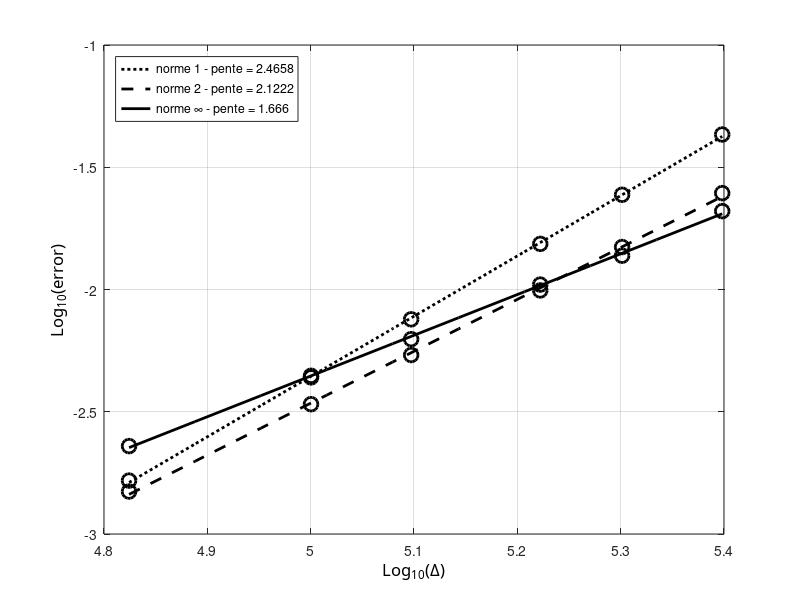

This chart was generated by the following MATLAB code:
clc; clear all; close all;

radius=6371220;
N=[40 50 60 80 100 150];
dx=2*pi*radius./(4*N);
% e1=[3.7638e-2 2.1323e-2 1.3546e-2 6.6905e-3 3.9119e-3 1.4922e-3];
% e2=[2.0633e-2 1.2496e-2 8.4518e-3 4.6505e-3 2.9448e-3 1.3019e-3];
% e3=[1.4639e-2 1.0056e-2 7.3167e-3 4.6060e-3 3.1809e-3 1.6341e-3];

e1=[4.3043e-2 2.4403e-2 1.5367e-2 7.5508e-3 4.3709e-3 1.6538e-3];
e2=[2.4784e-2 1.4917e-2 9.9131e-3 5.3960e-3 3.3958e-3 1.4917e-3];
e3=[2.0921e-2 1.3748e-2 1.0476e-2 6.2646e-3 4.4360e-3 2.2885e-3]; 

ldx=log10(dx);
le1=log10(e1);
le2=log10(e2);
le3=log10(e3);

%% plot 1
figure(11); 
%% curve 1
hl1=plot(ldx,le1,'ok');
set(hl1,'LineWidth',2.0);
set(hl1,'MarkerSize',10);
%set(hl1,'MarkerFaceColor','m');
%set(hl1,'MarkerEdgeColor','k');

hold on;
[a1,b1]=polyfit(ldx,le1,1);
tt=linspace(min(ldx),max(ldx),10);
lsq1=a1(2)+a1(1)*tt;
%a1=[3.8523 -35.1389]; lsq1=a1(2)+a1(1)*tt;
% %% courbes...
%hlf1=plot(tt,lsq1,'-r');
hlf1=plot(tt,lsq1,':k');
set(hlf1,'LineWidth',2.0);


%% curve 2
hl2=plot(ldx,le2,'ok');
set(hl2,'LineWidth',2.0);
set(hl2,'MarkerSize',10);
%set(hl2,'MarkerFaceColor','b');
%set(hl2,'MarkerEdgeColor','k');

hold on;
[a2,b1]=polyfit(ldx,le2,1);
tt=linspace(min(ldx),max(ldx),10);
lsq1=a2(2)+a2(1)*tt;
%a2=[3.8805 -35.1747]; lsq1=a2(2)+a2(1)*tt;
% %% courbes...
%hlf2=plot(tt,lsq1,'-b');
hlf2=plot(tt,lsq1,'--k');
set(hlf2,'LineWidth',2.0);

%% curve 3
hl3=plot(ldx,le3,'ok');
set(hl3,'LineWidth',2.0);
set(hl3,'MarkerSize',10);
%set(hl3,'MarkerFaceColor','r');
%set(hl3,'MarkerEdgeColor','k');

hold on;
[a3,b1]=polyfit(ldx,le3,1);
tt=linspace(min(ldx),max(ldx),10);
lsq1=a3(2)+a3(1)*tt;
%a3=[3.9806 -35.3017]; lsq1=a3(2)+a3(1)*tt;
% %% courbes...
%hlf3=plot(tt,lsq1,'-g');
hlf3=plot(tt,lsq1,'-k');
set(hlf3,'LineWidth',2.0);

ha=gca;
xa=get(gca,'Xlabel');
set(ha,'Xgrid','on');
set(xa,'String','Log_{10}(\Delta)');
set (xa,'FontName','Calibri');
set(xa,'FontSize',12);

% ylabel
ha=gca;
ya=get(gca,'Ylabel');
set(ha,'Ygrid','on');
set(ya,'String','Log_{10}(error)');
set (ya,'FontName','Calibri');
set(ya,'FontSize',12);

%% legend
legend([hlf1,hlf2,hlf3],{['norme 1 - pente = ' num2str(a1(1))],['norme 2 - pente = ' num2str(a2(1))],['norme \infty - pente = ' num2str(a3(1))]},'Location','NorthWest')

%% texte
ht=text('Position',[4.5,-8.3,0],'String','N=256');
set(ht,'FontSize',12);
ht=text('Position',[4.8,-9,0],'String','N=128');
set(ht,'FontSize',12);
ht=text('Position',[5.1,-7.9,0],'String','N=64');
set(ht,'FontSize',12);
ht=text('Position',[5.4,-6.5,0],'String','N=32');
set(ht,'FontSize',12);
ht=text('Position',[5.7,-5.5,0],'String','N=16');
set(ht,'FontSize',12);
ht=text('Position',[6,-4.2,0],'String','N=8');
set(ht,'FontSize',12);